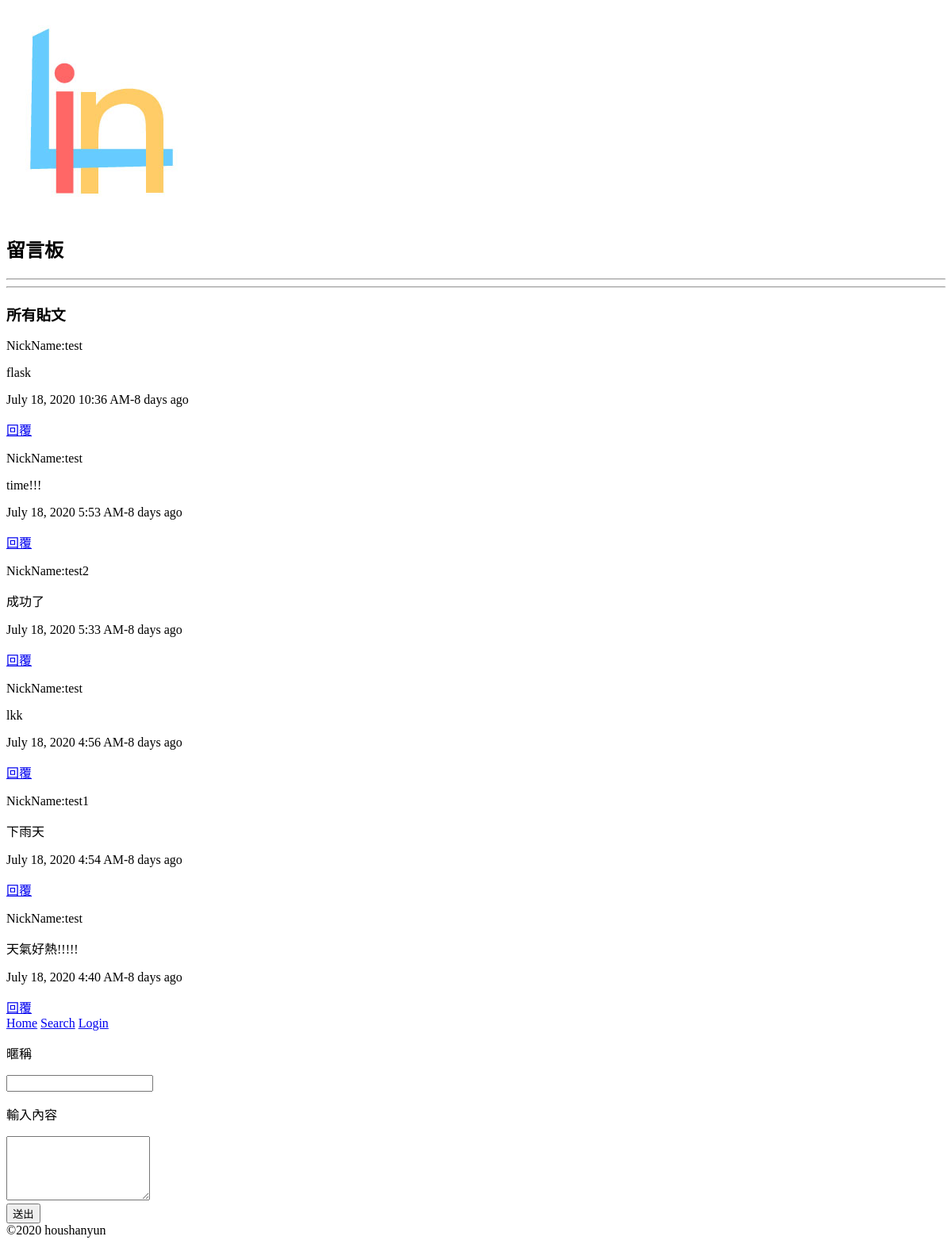
Before: / with the older database file.
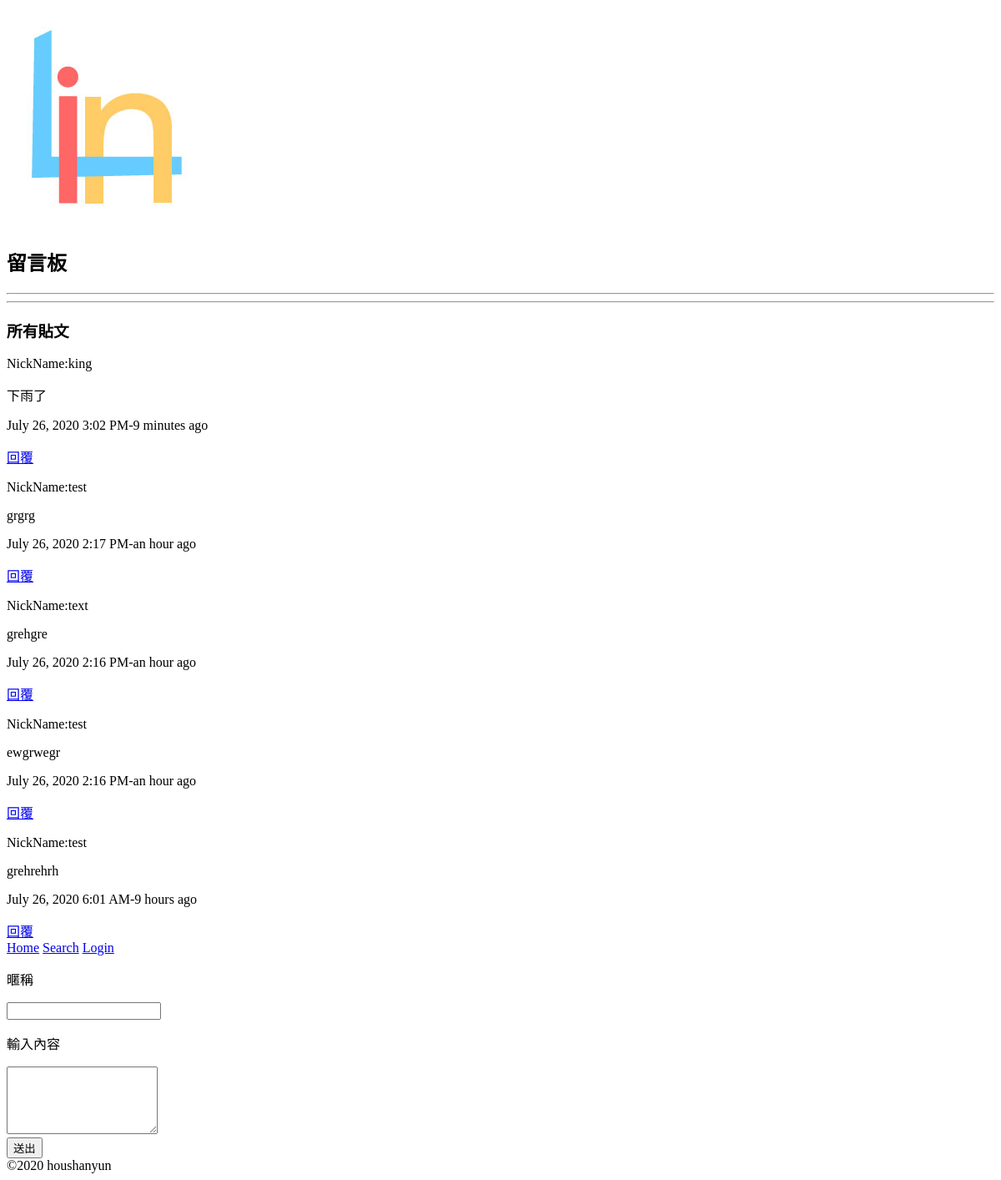
After: the same page with the newer database file.
### myapp/models.py (models this page shows, shortened)
class Article(db.Model):
    id = db.Column(db.Integer, primary_key=True)
    txt = db.Column(db.Text(140))
    nowtime = db.Column(db.DateTime, default=datetime.utcnow, index=True)
    nick_id = db.Column(db.Integer, db.ForeignKey('nickname.id'))
    a_comment = db.relationship('Comment', backref='a_com', lazy='dynamic')

class Nickname(db.Model, UserMixin):
    id = db.Column(db.Integer, primary_key=True)
    name = db.Column(db.String(20), unique=True)
    article = db.relationship('Article', backref='nick', lazy='dynamic')
    n_comment = db.relationship('Comment', backref='n_com', lazy='dynamic')
    admin = db.Column(db.String(20))
    password_hash = db.Column(db.String(128))

### myapp/views.py (the view, shortened to what this page needs)
@app.route('/', methods=['GET', 'POST'])
def index():
    txt = Article.query.order_by(Article.nowtime.desc()).all()
    return render_template('index.html', txts=txt, current_time=datetime.utcnow())

### myapp/templates/index.html
{% extends 'base.html' %}
{% block content %}
<h3>所有貼文</h3>
<div>
    <div>
        {% for txt in txts %}
        <div>
            <p>NickName:{{ txt.nick.name }}</p>
            <p>{{ txt.txt }}</p>
            <p>{{ moment(txt.nowtime).format('LLL') }}-{{ moment(txt.nowtime).fromNow() }}</p>
            <a href={{ url_for('comment', txt_id=txt.id) }}>回覆</a>
        </div>
        {% endfor %}
    </div>
</div>
{% endblock %}
{% block form %}
<div>
    <nav>
        <div>
            <a href= {{ url_for('index') }}>Home</a>
            <a href= {{ url_for('search') }}>Search</a>
            {% if current_user.is_authenticated %}
                <a href={{ url_for('logout') }}>Logout</a>
            {% else %}
                <a href={{ url_for('login') }}>Login</a>
            {% endif %}
        </div>
    </nav>
    <form action={{ url_for('index') }} method="POST">
        <p>暱稱</p>
        <input type="text" name="nick" required>
        <p>輸入內容</p>
        <textarea name="addtxt" id="" cols="20" rows="5" required></textarea><br>
        <input type="submit" name="submit" value="送出">
    </form>
</div>
{% endblock %}

### myapp/templates/base.html (shortened to what this page needs)
<!DOCTYPE html>
<html>
<head>
    {% block head %}
    <link rel="stylesheet" href={{ url_for('static' , filename='style.css') }}>
    {% endblock %}
</head>
<body>
<section>
    <div>
        <div>
            <img class="title_pic" src={{ url_for('static', filename='images/a2.jpg') }}>
            <h1>留言板</h1>
            <hr>
            <hr>
        </div>
        <div>
            {% block content %}{% endblock %}
        </div>
    </div>
    <div>
        {% block form %}{% endblock%}
    </div>
</section>
<footer>&copy;2020 houshanyun</footer>
</body>
</html>

Changed rows visible on the page:
removed Article: nick.name "test", txt "flask", nowtime "July 18, 2020 10:36 AM", nowtime "8 days ago"
removed Article: nick.name "test", txt "time!!!", nowtime "July 18, 2020 5:53 AM", nowtime "8 days ago"
removed Article: nick.name "test2", txt "成功了", nowtime "July 18, 2020 5:33 AM", nowtime "8 days ago"
removed Article: nick.name "test", txt "lkk", nowtime "July 18, 2020 4:56 AM", nowtime "8 days ago"
removed Article: nick.name "test1", txt "下雨天", nowtime "July 18, 2020 4:54 AM", nowtime "8 days ago"
added Article: nick.name "king", txt "下雨了", nowtime "July 26, 2020 3:02 PM", nowtime "9 minutes ago"
added Article: nick.name "test", txt "grgrg", nowtime "July 26, 2020 2:17 PM", nowtime "an hour ago"
added Article: nick.name "text", txt "grehgre", nowtime "July 26, 2020 2:16 PM", nowtime "an hour ago"
added Article: nick.name "test", txt "ewgrwegr", nowtime "July 26, 2020 2:16 PM", nowtime "an hour ago"
changed Article: txt "天氣好熱!!!!!" → "grehrehrh"; nowtime "July 18, 2020 4:40 AM" → "July 26, 2020 6:01 AM"; nowtime "8 days ago" → "9 hours ago"
